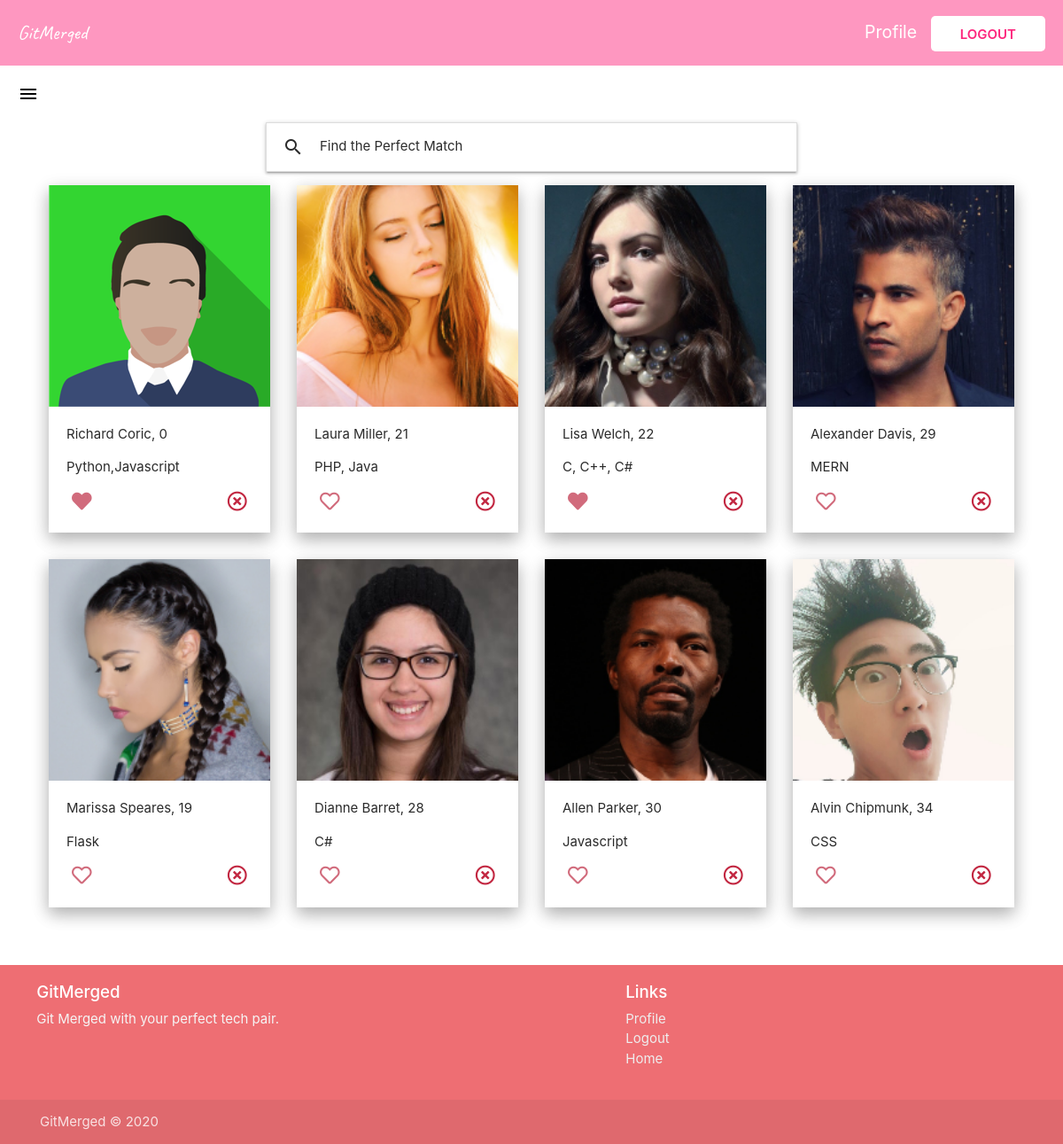
/home/ (signed in), run on the app's committed database.
### users/models.py (models this page shows, shortened)
class Profile(models.Model):
    TEXT_C = [
        ("Vim", "Vim"),
        ("EMACS", "EMACS")
    ]
    GENDER_C = [
        ("Male", "Male"),
        ("Female", "Female"),
        ("Other", "Other")
    ]
    OS_C = [
        ("Windows", "Windows"),
        ("Mac", "Mac"),
        ("Linux", "Linux")
    ]
    SPACES_C = [
        ("Tabs", "Tabs"),
        ("Spaces", "Spaces")
    ]
    user = models.OneToOneField(User, on_delete=models.CASCADE)
    full_name = models.CharField(max_length=100, null=True)
    age = models.IntegerField(null=True)
    gender = models.CharField(
        max_length=50, blank=True, null=True, choices=GENDER_C)
    profile_image = models.ImageField(
        upload_to='profile_pic', default="default.jpg", null=True, blank=True)
    bio = models.TextField(null=True)
    tech_stack = models.CharField(max_length=500, null=True)
    editor = models.CharField(
        max_length=5, choices=TEXT_C, default=None, null=True, blank=True)
    os = models.CharField(
        max_length=10, choices=OS_C, default=None, null=True, blank=True)
    spacing = models.CharField(
        max_length=10, choices=SPACES_C, default=None, null=True, blank=True)
    likeability = models.ManyToManyField(
        User, related_name="likes", blank=True)
    blocked_by = models.ManyToManyField(
        User, related_name="blocked", blank=True)

### main/views.py (the view)
# urls.py: path("home/", views.datePage, name="date-page"),
@login_required
def datePage(req):
    users = Profile.objects.all()
    user = req.user
    unreadMessages = Message.objects.filter(
        receiver=user).filter(status=False).count()
    myFilter = UserFilter(req.GET, queryset=users)
    users = myFilter.qs
    context = {
        'users': users,
        'userIn': user,
        'filter': myFilter,
        'unreadmsgs': unreadMessages
    }
    return render(req, "date-page.html", context)

### main/templates/date-page.html (shortened to what this page needs)
{% extends "base.html" %}
{% block head %}
<link
  rel="stylesheet"
  href="https://stackpath.bootstrapcdn.com/bootstrap/4.5.2/css/bootstrap.min.css"
/>
{% endblock head %}
{% block content %}
<section class="date-page">
  <div class="navigation navigation--bg">
    <a href="" class="logo link">GitMerged</a>
    <div>
      {% if user.is_authenticated %}
      <a href="{% url 'profile-page' %}" class="profile-link link">Profile</a>
      <a href="{% url 'logout' %}" class="login link">Logout</a>
      {% else %}
      <a href="{% url 'login' %}" class="login link">Log in</a>
      {% endif %}
    </div>
  </div>
  <div class="burger">
    {% if unreadmsgs > 0 %}
      <a href="#" data-target="slide-out" class="sidenav-trigger"
        ><span class="new badge">{{unreadmsgs}}</span>
        <i class="material-icons" style="color: black; margin: 20px;">menu</i>
      </a>
    {% else %}
      <a href="#" data-target="slide-out" class="sidenav-trigger"
        >
        <i class="material-icons" style="color: black; margin: 20px;">menu</i>
      </a>
    {% endif %}
  </div>
  <ul class="collapsible" id="filter">
    <li>
      <div class="collapsible-header">
        <i class="material-icons">search</i>Find the Perfect Match
      </div>
    </li>
  </ul>
  <div class="users-container">
    {% for user in users %}
      {% if user.user != userIn %}
        {% if userIn not in user.blocked_by.all %}
        <div class="user-card">
          <a href="{% url 'user-detail' user.pk %}">
            <img src="{{user.profile_image.url}}" class="image-home" alt="" />
          </a>
          <div class="info-container">
            <p>{{user.full_name}}, {{user.age}}</p>
            <p>{{user.tech_stack}}</p>
            <div style="display: flex; justify-content: space-between;">
              <form action="{% url 'like' user.pk %}" method="POST">
                {% if userIn not in user.likeability.all %}
                <button
                  class="like-btn"
                  type="submit"
                  ,
                  name="user_id"
                  ,
                  value="{{user.id}}"
                >
                  <i class="far fa-heart"></i>
                </button>
                {% else %}
                <button
                  class="like-btn"
                  type="submit"
                  ,
                  name="user_id"
                  ,
                  value="{{user.id}}"
                >
                  <i class="fas fa-heart"></i>
                </button>
                {% endif %}
              </form>
              <form action="{% url 'block' user.pk %}" method="POST">
                <button
                  class="block-btn"
                  type="submit"
                  ,
                  name="user_id"
                  ,
                  value="{{user.id}}"
                >
                  <i class="far fa-times-circle"></i>
                </button>
              </form>
            </div>
          </div>
        </div>
        {% endif %}
      {% endif %}
    {% endfor %}
  </div>
</section>
{% include "footer.html" %}
{% endblock content %}

### main/static/main/main.css (style rules this page uses)
.image-home { height: 250px; }
a { text-decoration: none !important; }
.navigation { z-index: 999; text-decoration: none; color: white; display: flex; justify-content: space-between; align-items: center; grid-row: 0/1; padding: 20px; font-size: 1.3rem; }
.navigation--bg { background: #fd267c7a; }
.logo { color: white; font-family: "Caveat", cursive; font-size: 1.5rem; }
.login { text-decoration: none; color: #fd267d; position: relative; background: white; padding: 0.7rem 2.2rem; text-transform: uppercase; font-weight: 600; font-size: 1rem; border-radius: 5px; }
.profile-link { text-decoration: none; color: white; margin-right: 10px; }
.user-card { margin: 15px; box-shadow: 0 8px 17px 0 rgba(0, 0, 0, 0.2), 0 6px 20px 0 rgba(0, 0, 0, 0.15); color: #2b2b2b; }
.users-container { display: flex; justify-content: center; flex-wrap: wrap; margin-bottom: 50px; }
.info-container { padding: 20px; }
.like-btn, .block-btn { background: transparent; border: 0; transition: transform 250ms ease; }
.like-btn i { font-size: 1.5rem; color: rgb(209, 107, 124); }
.block-btn i { font-size: 1.5rem; color: rgba(187, 15, 44, 0.9); }
#filter { margin: auto; max-width: 50vw; color: #2b2b2b; }
.burger a { position: relative; }

### data on the page
Profile: profile_image (picture), full_name "Richard Coric", age "0", tech_stack "Python,Javascript", {{ user.id }} 1 (drawn)
Profile: profile_image (picture), full_name "Laura Miller", age "21", tech_stack "PHP, Java", {{ user.id }} 4 (drawn)
Profile: profile_image (picture), full_name "Lisa Welch", age "22", tech_stack "C, C++, C#", {{ user.id }} 5 (drawn)
Profile: profile_image (picture), full_name "Alexander Davis", age "29", tech_stack "MERN", {{ user.id }} 6 (drawn)
Profile: profile_image (picture), full_name "Marissa Speares", age "19", tech_stack "Flask", {{ user.id }} 7 (drawn)
Profile: profile_image (picture), full_name "Dianne Barret", age "28", tech_stack "C#", {{ user.id }} 8 (drawn)
Profile: profile_image (picture), full_name "Allen Parker", age "30", tech_stack "Javascript", {{ user.id }} 9 (drawn)
Profile: profile_image (picture), full_name "Alvin Chipmunk", age "34", tech_stack "CSS", {{ user.id }} 10 (drawn)
